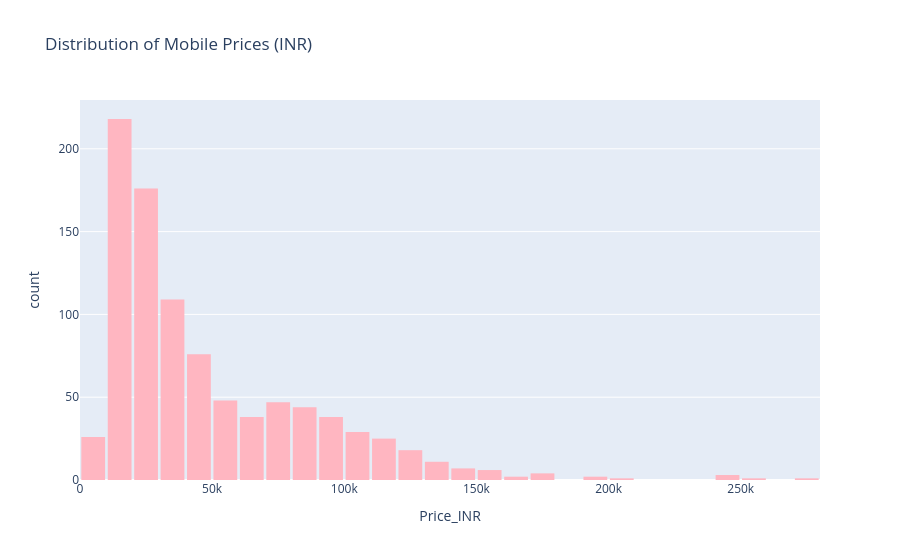

Notebook code for this chart:
### Markdown cell above
### 2️⃣ Distribution of phone prices

### Code cell
fig = px.histogram(data, x="Price_INR", nbins=40, color_discrete_sequence=['lightpink'],
                   title="Distribution of Mobile Prices (INR)")
fig.update_layout(bargap=0.1)
fig.show()

### Figure 1 — Plotly figure (JSON) as saved in the notebook; plotly's stock layout.template omitted (floating-point values rounded to 4 significant figures; data arrays with more than 128 entries replaced by an {"elided": "..."} marker saying what was removed)
{"data": [{"alignmentgroup": "True", "bingroup": "x", "hovertemplate": "Price_INR=%{x}<br>count=%{y}<extra></extra>", "legendgroup": "", "marker": {"color": "lightpink", "pattern": {"shape": ""}}, "name": "", "nbinsx": 40, "offsetgroup": "", "orientation": "v", "showlegend": false, "type": "histogram", "x": {"elided": "930 int values"}, "xaxis": "x", "yaxis": "y"}], "layout": {"autosize": true, "bargap": 0.1, "barmode": "relative", "legend": {"tracegroupgap": 0}, "title": {"text": "Distribution of Mobile Prices (INR)"}, "xaxis": {"anchor": "y", "autorange": true, "domain": [0, 1], "range": [-0.5, 280000.0], "title": {"text": "Price_INR"}, "type": "linear"}, "yaxis": {"anchor": "x", "autorange": true, "domain": [0, 1], "range": [0, 229.5], "title": {"text": "count"}}}}
